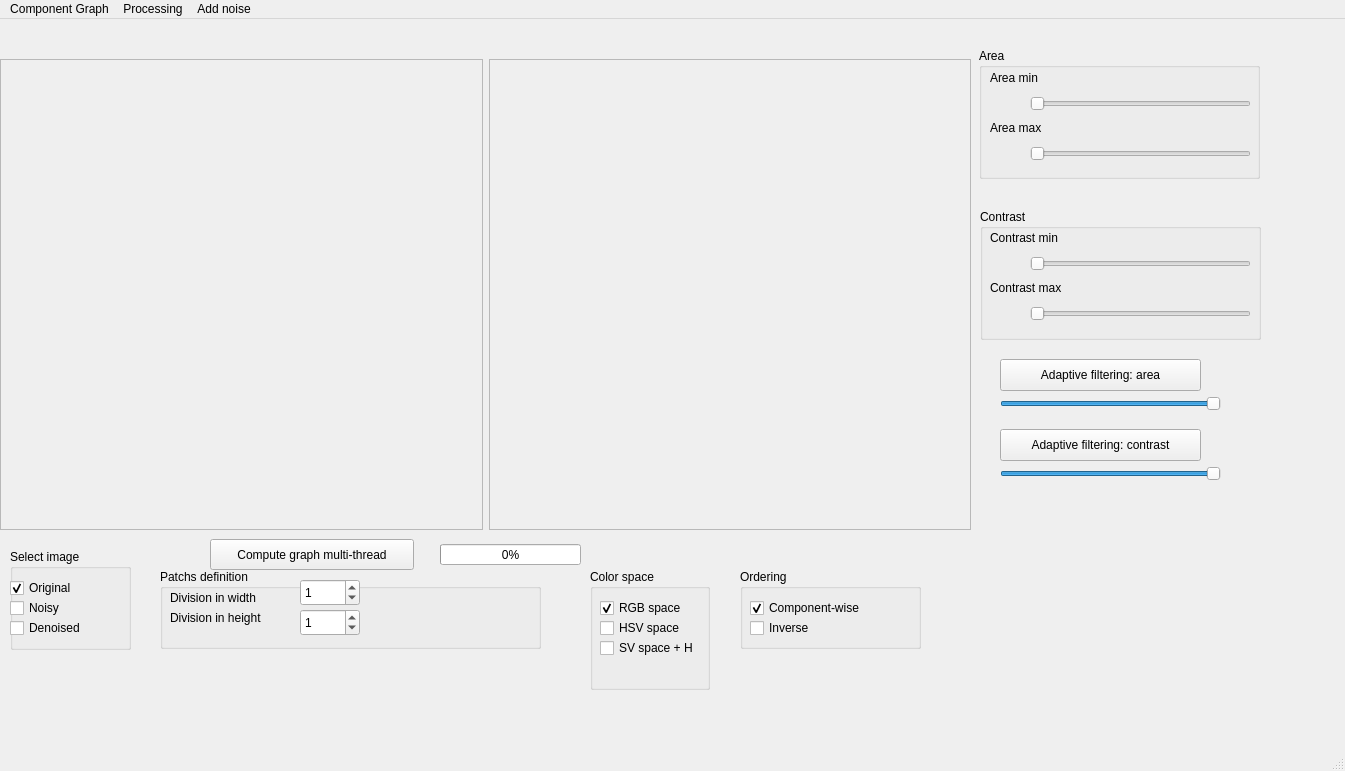
<?xml version="1.0" encoding="UTF-8"?>
<ui version="4.0">
 <class>MainWindow</class>
 <widget class="QMainWindow" name="MainWindow">
  <property name="geometry">
   <rect>
    <x>0</x>
    <y>0</y>
    <width>1345</width>
    <height>771</height>
   </rect>
  </property>
  <property name="windowTitle">
   <string>MainWindow</string>
  </property>
  <widget class="QWidget" name="centralwidget">
   <widget class="QWidget" name="layoutWidget">
    <property name="geometry">
     <rect>
      <x>0</x>
      <y>40</y>
      <width>971</width>
      <height>471</height>
     </rect>
    </property>
    <layout class="QHBoxLayout" name="horizontalLayout">
     <property name="sizeConstraint">
      <enum>QLayout::SetMaximumSize</enum>
     </property>
     <item>
      <widget class="QScrollArea" name="scrollArea">
       <property name="sizePolicy">
        <sizepolicy hsizetype="Preferred" vsizetype="Preferred">
         <horstretch>0</horstretch>
         <verstretch>0</verstretch>
        </sizepolicy>
       </property>
       <property name="widgetResizable">
        <bool>false</bool>
       </property>
       <widget class="MainDisplay" name="mainDisplay">
        <property name="geometry">
         <rect>
          <x>0</x>
          <y>0</y>
          <width>365</width>
          <height>417</height>
         </rect>
        </property>
        <property name="sizePolicy">
         <sizepolicy hsizetype="Expanding" vsizetype="Expanding">
          <horstretch>0</horstretch>
          <verstretch>0</verstretch>
         </sizepolicy>
        </property>
        <property name="mouseTracking">
         <bool>true</bool>
        </property>
       </widget>
      </widget>
     </item>
     <item>
      <widget class="QScrollArea" name="scrollArea_2">
       <property name="sizePolicy">
        <sizepolicy hsizetype="Preferred" vsizetype="Preferred">
         <horstretch>0</horstretch>
         <verstretch>0</verstretch>
        </sizepolicy>
       </property>
       <property name="widgetResizable">
        <bool>false</bool>
       </property>
       <widget class="MainDisplay" name="mainDisplay2">
        <property name="geometry">
         <rect>
          <x>0</x>
          <y>0</y>
          <width>364</width>
          <height>417</height>
         </rect>
        </property>
        <property name="sizePolicy">
         <sizepolicy hsizetype="Expanding" vsizetype="Expanding">
          <horstretch>0</horstretch>
          <verstretch>0</verstretch>
         </sizepolicy>
        </property>
       </widget>
      </widget>
     </item>
    </layout>
   </widget>
   <widget class="QGroupBox" name="groupBox">
    <property name="geometry">
     <rect>
      <x>10</x>
      <y>530</y>
      <width>121</width>
      <height>101</height>
     </rect>
    </property>
    <property name="title">
     <string>Select image</string>
    </property>
    <widget class="QCheckBox" name="checkBoxOriginal">
     <property name="geometry">
      <rect>
       <x>0</x>
       <y>30</y>
       <width>101</width>
       <height>18</height>
      </rect>
     </property>
     <property name="text">
      <string>Original</string>
     </property>
     <property name="checked">
      <bool>true</bool>
     </property>
     <property name="autoExclusive">
      <bool>true</bool>
     </property>
    </widget>
    <widget class="QCheckBox" name="checkBoxNoisy">
     <property name="geometry">
      <rect>
       <x>0</x>
       <y>50</y>
       <width>101</width>
       <height>18</height>
      </rect>
     </property>
     <property name="text">
      <string>Noisy</string>
     </property>
     <property name="autoExclusive">
      <bool>true</bool>
     </property>
    </widget>
    <widget class="QCheckBox" name="checkBoxDenoised">
     <property name="geometry">
      <rect>
       <x>0</x>
       <y>70</y>
       <width>101</width>
       <height>18</height>
      </rect>
     </property>
     <property name="text">
      <string>Denoised</string>
     </property>
     <property name="autoExclusive">
      <bool>true</bool>
     </property>
    </widget>
   </widget>
   <widget class="QSlider" name="areaMinSlider">
    <property name="geometry">
     <rect>
      <x>1030</x>
      <y>70</y>
      <width>221</width>
      <height>29</height>
     </rect>
    </property>
    <property name="orientation">
     <enum>Qt::Horizontal</enum>
    </property>
    <property name="tickPosition">
     <enum>QSlider::NoTicks</enum>
    </property>
   </widget>
   <widget class="QSlider" name="areaMaxSlider">
    <property name="geometry">
     <rect>
      <x>1030</x>
      <y>120</y>
      <width>221</width>
      <height>29</height>
     </rect>
    </property>
    <property name="orientation">
     <enum>Qt::Horizontal</enum>
    </property>
   </widget>
   <widget class="QLabel" name="label_2">
    <property name="geometry">
     <rect>
      <x>990</x>
      <y>50</y>
      <width>66</width>
      <height>17</height>
     </rect>
    </property>
    <property name="text">
     <string>Area min</string>
    </property>
   </widget>
   <widget class="QLabel" name="label_3">
    <property name="geometry">
     <rect>
      <x>990</x>
      <y>100</y>
      <width>66</width>
      <height>17</height>
     </rect>
    </property>
    <property name="text">
     <string>Area max</string>
    </property>
   </widget>
   <widget class="QGroupBox" name="groupBox_2">
    <property name="geometry">
     <rect>
      <x>979</x>
      <y>29</y>
      <width>281</width>
      <height>131</height>
     </rect>
    </property>
    <property name="title">
     <string>Area</string>
    </property>
    <widget class="QLabel" name="labelAreaMin">
     <property name="geometry">
      <rect>
       <x>130</x>
       <y>30</y>
       <width>56</width>
       <height>13</height>
      </rect>
     </property>
     <property name="text">
      <string/>
     </property>
    </widget>
    <widget class="QLabel" name="labelAreaMax">
     <property name="geometry">
      <rect>
       <x>130</x>
       <y>80</y>
       <width>56</width>
       <height>13</height>
      </rect>
     </property>
     <property name="text">
      <string/>
     </property>
    </widget>
   </widget>
   <widget class="QGroupBox" name="groupBox_3">
    <property name="geometry">
     <rect>
      <x>980</x>
      <y>190</y>
      <width>281</width>
      <height>131</height>
     </rect>
    </property>
    <property name="title">
     <string>Contrast</string>
    </property>
    <widget class="QLabel" name="label_5">
     <property name="geometry">
      <rect>
       <x>10</x>
       <y>20</y>
       <width>91</width>
       <height>17</height>
      </rect>
     </property>
     <property name="text">
      <string>Contrast min</string>
     </property>
    </widget>
    <widget class="QSlider" name="contrastMaxSlider">
     <property name="geometry">
      <rect>
       <x>50</x>
       <y>90</y>
       <width>221</width>
       <height>29</height>
      </rect>
     </property>
     <property name="orientation">
      <enum>Qt::Horizontal</enum>
     </property>
    </widget>
    <widget class="QSlider" name="contrastMinSlider">
     <property name="geometry">
      <rect>
       <x>50</x>
       <y>40</y>
       <width>221</width>
       <height>29</height>
      </rect>
     </property>
     <property name="orientation">
      <enum>Qt::Horizontal</enum>
     </property>
    </widget>
    <widget class="QLabel" name="label_4">
     <property name="geometry">
      <rect>
       <x>10</x>
       <y>70</y>
       <width>91</width>
       <height>17</height>
      </rect>
     </property>
     <property name="text">
      <string>Contrast max</string>
     </property>
    </widget>
    <widget class="QLabel" name="labelContrastMin">
     <property name="geometry">
      <rect>
       <x>120</x>
       <y>30</y>
       <width>56</width>
       <height>13</height>
      </rect>
     </property>
     <property name="text">
      <string/>
     </property>
    </widget>
    <widget class="QLabel" name="labelContrastMax">
     <property name="geometry">
      <rect>
       <x>120</x>
       <y>80</y>
       <width>56</width>
       <height>13</height>
      </rect>
     </property>
     <property name="text">
      <string/>
     </property>
    </widget>
   </widget>
   <widget class="QPushButton" name="pushButton_2">
    <property name="geometry">
     <rect>
      <x>210</x>
      <y>520</y>
      <width>204</width>
      <height>31</height>
     </rect>
    </property>
    <property name="minimumSize">
     <size>
      <width>121</width>
      <height>0</height>
     </size>
    </property>
    <property name="text">
     <string>Compute graph multi-thread</string>
    </property>
   </widget>
   <widget class="QGroupBox" name="groupBox_4">
    <property name="geometry">
     <rect>
      <x>160</x>
      <y>550</y>
      <width>381</width>
      <height>80</height>
     </rect>
    </property>
    <property name="title">
     <string>Patchs definition</string>
    </property>
    <widget class="QLabel" name="label_6">
     <property name="geometry">
      <rect>
       <x>10</x>
       <y>20</y>
       <width>111</width>
       <height>17</height>
      </rect>
     </property>
     <property name="text">
      <string>Division in width</string>
     </property>
    </widget>
    <widget class="QLabel" name="label_7">
     <property name="geometry">
      <rect>
       <x>10</x>
       <y>40</y>
       <width>121</width>
       <height>17</height>
      </rect>
     </property>
     <property name="text">
      <string>Division in height</string>
     </property>
    </widget>
    <widget class="QSpinBox" name="spinBoxNx">
     <property name="geometry">
      <rect>
       <x>140</x>
       <y>10</y>
       <width>60</width>
       <height>27</height>
      </rect>
     </property>
     <property name="value">
      <number>1</number>
     </property>
    </widget>
    <widget class="QSpinBox" name="spinBoxNy">
     <property name="geometry">
      <rect>
       <x>140</x>
       <y>40</y>
       <width>60</width>
       <height>27</height>
      </rect>
     </property>
     <property name="value">
      <number>1</number>
     </property>
    </widget>
   </widget>
   <widget class="QGroupBox" name="groupBox_5">
    <property name="geometry">
     <rect>
      <x>590</x>
      <y>550</y>
      <width>120</width>
      <height>121</height>
     </rect>
    </property>
    <property name="title">
     <string>Color space</string>
    </property>
    <widget class="QCheckBox" name="checkBoxRGB">
     <property name="geometry">
      <rect>
       <x>10</x>
       <y>30</y>
       <width>101</width>
       <height>18</height>
      </rect>
     </property>
     <property name="text">
      <string>RGB space</string>
     </property>
     <property name="checked">
      <bool>true</bool>
     </property>
     <property name="autoExclusive">
      <bool>true</bool>
     </property>
    </widget>
    <widget class="QCheckBox" name="checkBoxHSV">
     <property name="geometry">
      <rect>
       <x>10</x>
       <y>50</y>
       <width>101</width>
       <height>18</height>
      </rect>
     </property>
     <property name="text">
      <string>HSV space</string>
     </property>
     <property name="autoExclusive">
      <bool>true</bool>
     </property>
    </widget>
    <widget class="QCheckBox" name="checkBoxSV">
     <property name="geometry">
      <rect>
       <x>10</x>
       <y>70</y>
       <width>101</width>
       <height>18</height>
      </rect>
     </property>
     <property name="text">
      <string>SV space + H</string>
     </property>
     <property name="autoExclusive">
      <bool>true</bool>
     </property>
    </widget>
   </widget>
   <widget class="QGroupBox" name="groupBox_6">
    <property name="geometry">
     <rect>
      <x>740</x>
      <y>550</y>
      <width>181</width>
      <height>80</height>
     </rect>
    </property>
    <property name="title">
     <string>Ordering</string>
    </property>
    <widget class="QCheckBox" name="checkBoxComponent">
     <property name="geometry">
      <rect>
       <x>10</x>
       <y>30</y>
       <width>161</width>
       <height>18</height>
      </rect>
     </property>
     <property name="text">
      <string>Component-wise</string>
     </property>
     <property name="checked">
      <bool>true</bool>
     </property>
     <property name="autoExclusive">
      <bool>true</bool>
     </property>
    </widget>
    <widget class="QCheckBox" name="checkBoxInverseComponent">
     <property name="geometry">
      <rect>
       <x>10</x>
       <y>50</y>
       <width>101</width>
       <height>18</height>
      </rect>
     </property>
     <property name="text">
      <string>Inverse</string>
     </property>
     <property name="autoExclusive">
      <bool>true</bool>
     </property>
    </widget>
   </widget>
   <widget class="QProgressBar" name="progressBar">
    <property name="geometry">
     <rect>
      <x>440</x>
      <y>525</y>
      <width>141</width>
      <height>21</height>
     </rect>
    </property>
    <property name="inputMethodHints">
     <set>Qt::ImhNone</set>
    </property>
    <property name="value">
     <number>0</number>
    </property>
    <property name="alignment">
     <set>Qt::AlignBottom|Qt::AlignLeading|Qt::AlignLeft</set>
    </property>
   </widget>
   <widget class="QPushButton" name="adaptiveArea">
    <property name="geometry">
     <rect>
      <x>1000</x>
      <y>340</y>
      <width>201</width>
      <height>32</height>
     </rect>
    </property>
    <property name="text">
     <string>Adaptive filtering: area</string>
    </property>
   </widget>
   <widget class="QPushButton" name="adaptiveContrast">
    <property name="geometry">
     <rect>
      <x>1000</x>
      <y>410</y>
      <width>201</width>
      <height>32</height>
     </rect>
    </property>
    <property name="text">
     <string>Adaptive filtering: contrast</string>
    </property>
   </widget>
   <widget class="QSlider" name="adaptiveAreaSlider">
    <property name="geometry">
     <rect>
      <x>1000</x>
      <y>370</y>
      <width>221</width>
      <height>29</height>
     </rect>
    </property>
    <property name="maximum">
     <number>99</number>
    </property>
    <property name="value">
     <number>99</number>
    </property>
    <property name="orientation">
     <enum>Qt::Horizontal</enum>
    </property>
   </widget>
   <widget class="QLabel" name="labelAdaptiveArea">
    <property name="geometry">
     <rect>
      <x>1220</x>
      <y>350</y>
      <width>56</width>
      <height>13</height>
     </rect>
    </property>
    <property name="text">
     <string/>
    </property>
   </widget>
   <widget class="QSlider" name="adaptiveContrastSlider">
    <property name="geometry">
     <rect>
      <x>1000</x>
      <y>440</y>
      <width>221</width>
      <height>29</height>
     </rect>
    </property>
    <property name="maximum">
     <number>99</number>
    </property>
    <property name="value">
     <number>99</number>
    </property>
    <property name="orientation">
     <enum>Qt::Horizontal</enum>
    </property>
   </widget>
   <widget class="QLabel" name="labelAdaptiveContrast">
    <property name="geometry">
     <rect>
      <x>1220</x>
      <y>410</y>
      <width>56</width>
      <height>13</height>
     </rect>
    </property>
    <property name="text">
     <string/>
    </property>
   </widget>
   <zorder>groupBox_2</zorder>
   <zorder>layoutWidget</zorder>
   <zorder>groupBox</zorder>
   <zorder>areaMinSlider</zorder>
   <zorder>areaMaxSlider</zorder>
   <zorder>label_2</zorder>
   <zorder>label_3</zorder>
   <zorder>groupBox_3</zorder>
   <zorder>pushButton_2</zorder>
   <zorder>groupBox_4</zorder>
   <zorder>groupBox_5</zorder>
   <zorder>groupBox_6</zorder>
   <zorder>progressBar</zorder>
   <zorder>adaptiveArea</zorder>
   <zorder>adaptiveContrast</zorder>
   <zorder>adaptiveAreaSlider</zorder>
   <zorder>labelAdaptiveArea</zorder>
   <zorder>adaptiveContrastSlider</zorder>
   <zorder>labelAdaptiveContrast</zorder>
  </widget>
  <widget class="QMenuBar" name="menubar">
   <property name="geometry">
    <rect>
     <x>0</x>
     <y>0</y>
     <width>1345</width>
     <height>22</height>
    </rect>
   </property>
   <widget class="QMenu" name="menuComponent_Graph">
    <property name="title">
     <string>Component Graph</string>
    </property>
    <addaction name="actionLoad_Image"/>
    <addaction name="actionSynthetic_Image"/>
    <addaction name="actionSave_result"/>
   </widget>
   <widget class="QMenu" name="menuProcessing">
    <property name="title">
     <string>Processing</string>
    </property>
    <addaction name="actionSimplification"/>
    <addaction name="actionDetection"/>
   </widget>
   <widget class="QMenu" name="menuAdd_noise">
    <property name="title">
     <string>Add noise</string>
    </property>
    <addaction name="actionImpulse_noise"/>
    <addaction name="actionGaussian_noise"/>
   </widget>
   <addaction name="menuComponent_Graph"/>
   <addaction name="menuProcessing"/>
   <addaction name="menuAdd_noise"/>
  </widget>
  <widget class="QStatusBar" name="statusbar"/>
  <action name="actionLoad_Image">
   <property name="text">
    <string>Load Image</string>
   </property>
  </action>
  <action name="actionSimplification">
   <property name="enabled">
    <bool>false</bool>
   </property>
   <property name="text">
    <string>Simplification</string>
   </property>
  </action>
  <action name="actionDetection">
   <property name="enabled">
    <bool>false</bool>
   </property>
   <property name="text">
    <string>Detection</string>
   </property>
  </action>
  <action name="actionSynthetic_Image">
   <property name="text">
    <string>Synthetic Image</string>
   </property>
  </action>
  <action name="actionImpulse_noise">
   <property name="text">
    <string>Impulse noise</string>
   </property>
  </action>
  <action name="actionGaussian_noise">
   <property name="text">
    <string>Gaussian noise</string>
   </property>
  </action>
  <action name="actionSave_result">
   <property name="text">
    <string>Save result</string>
   </property>
  </action>
 </widget>
 <customwidgets>
  <customwidget>
   <class>MainDisplay</class>
   <extends>QWidget</extends>
   <header location="global">maindisplay.h</header>
   <container>1</container>
  </customwidget>
 </customwidgets>
 <resources/>
 <connections/>
</ui>
